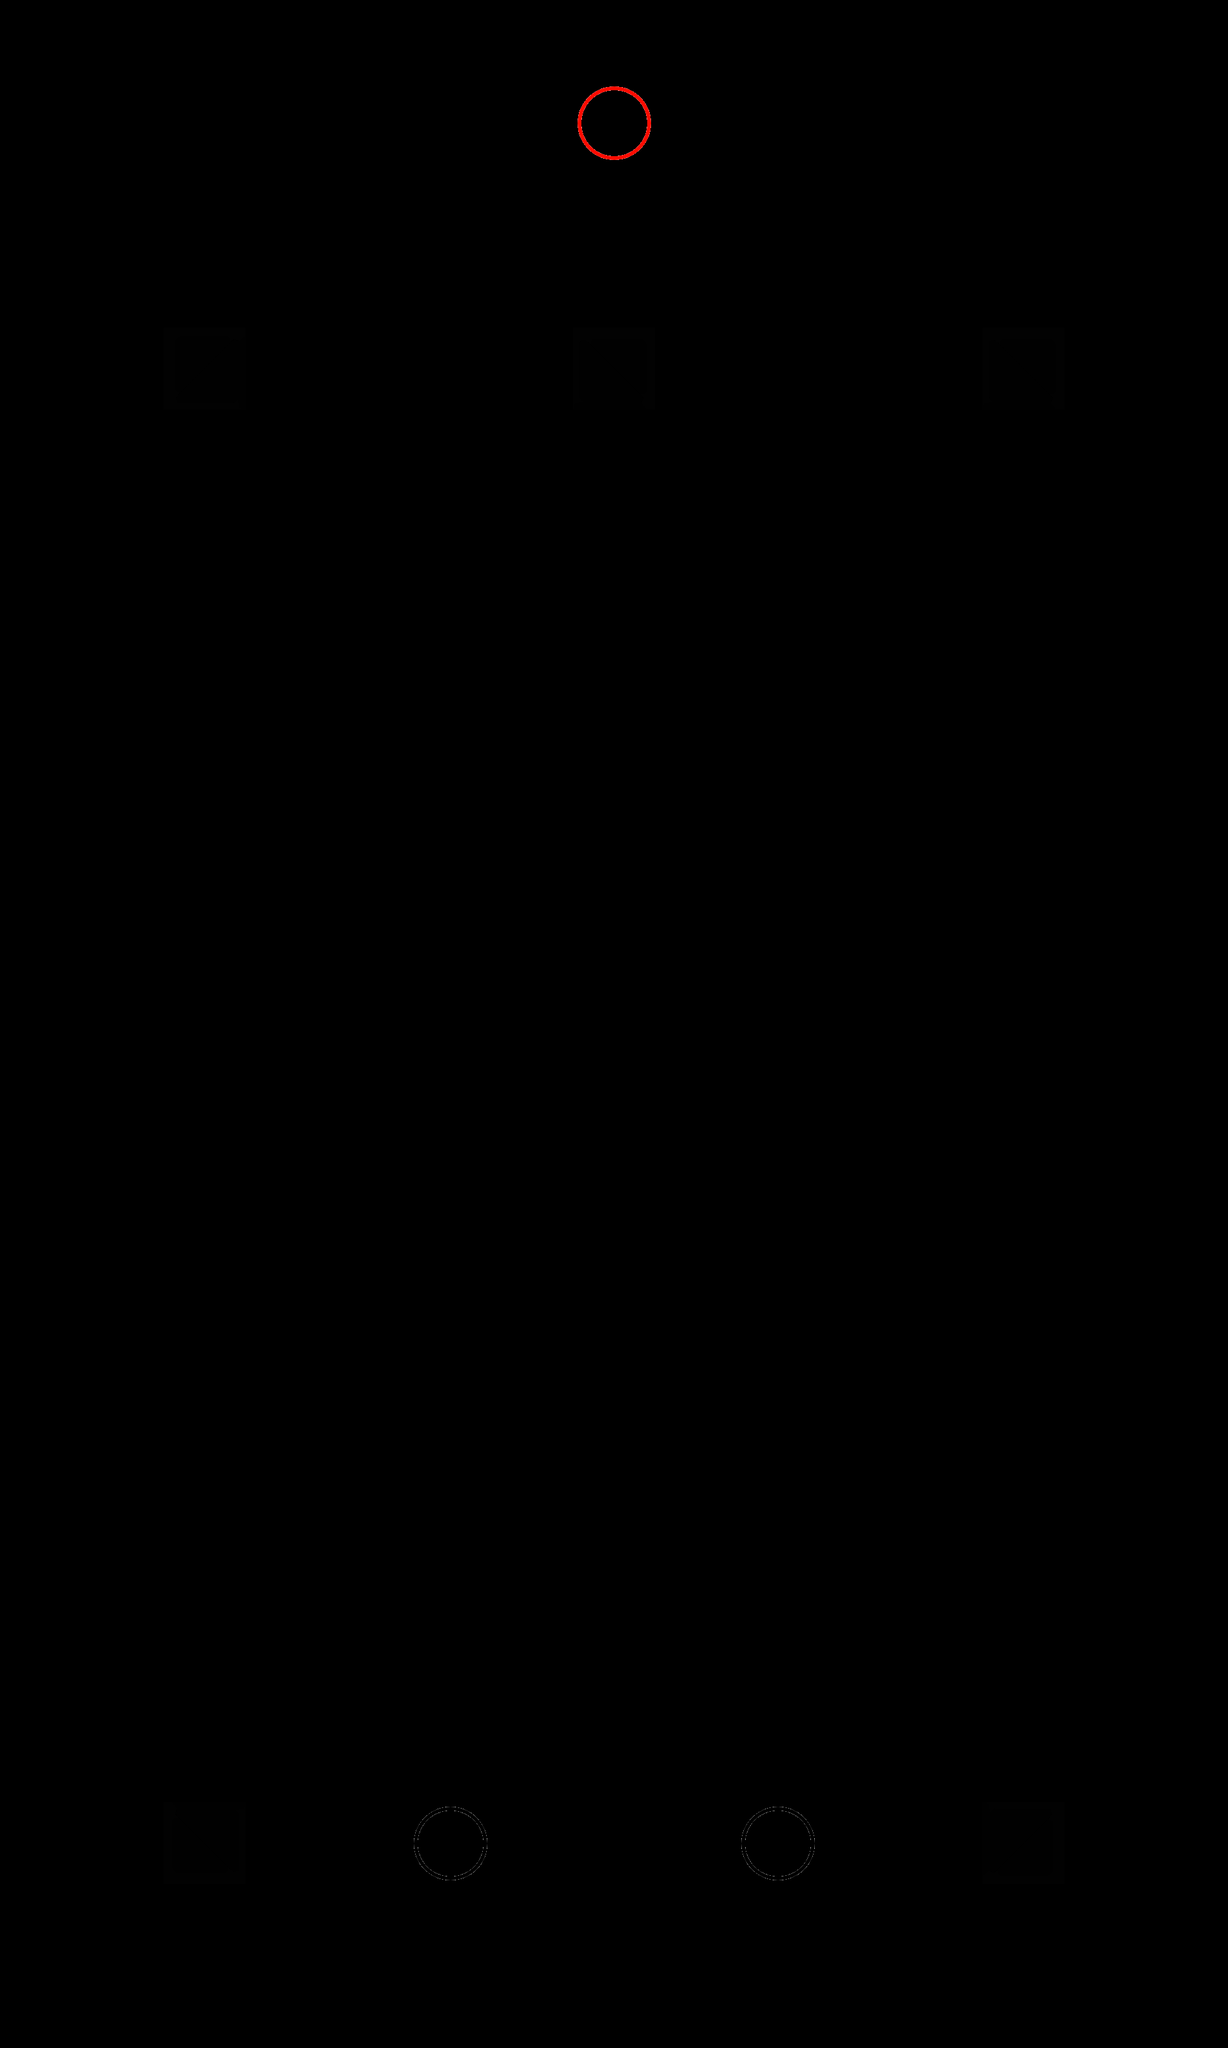

Below is a game level as drawn by its tile map, then a one-line description and the .tmx that defines it (tile-layer data replaced by summaries):
An orthogonal 15x25 tile map with 128x128 px tiles, 2 tile layers (tilelayer, settingslayer) and 9 objects.

<map version="1.0" tiledversion="1.0.2" orientation="orthogonal" renderorder="right-down" width="15" height="25" tilewidth="128" tileheight="128" nextobjectid="24">
 <tileset firstgid="1" source="untitled.tsx" />
 <layer name="tilelayer" width="15" height="25">
  <data>[375 cells, 9 non-empty, 4 distinct tile ids]</data>
 </layer>
 <layer name="settingslayer" width="15" height="25">
  <properties>
   <property name="ambientlight" type="float" value="0.95" />
   <property name="scale" type="float" value="2" />
  </properties>
  <data>[375 cells, 0 non-empty, 0 distinct tile ids]</data>
 </layer>
 <objectgroup name="mirrors">
  <object id="16" gid="2" x="896" y="640" width="128" height="128" />
  <object id="17" gid="2" x="1536" y="640" width="128" height="128" />
  <object id="18" gid="2" x="384" y="640" width="128" height="128" rotation="-90" />
  <object id="19" gid="2" x="384" y="2816" width="128" height="128" rotation="180" />
  <object id="20" gid="2" x="1536" y="2816" width="128" height="128" rotation="90" />
 </objectgroup>
 <objectgroup name="pelletends">
  <object id="22" gid="4" x="1152" y="2944" width="128" height="128" />
  <object id="23" gid="4" x="640" y="2944" width="128" height="128" />
 </objectgroup>
 <objectgroup name="pelletstarts">
  <object id="15" gid="3" x="896" y="256" width="128" height="128">
   <properties>
    <property name="firedirections" value="d" />
    <property name="initialdelay" type="float" value="2" />
    <property name="pelletpause" type="float" value="2" />
   </properties>
  </object>
 </objectgroup>
 <objectgroup name="trackpoints" />
 <objectgroup name="blocks">
  <object id="21" gid="1073741825" x="896" y="2944" width="128" height="128" />
 </objectgroup>
 <objectgroup name="toggles" />
 <objectgroup name="wallportals" />
</map>
